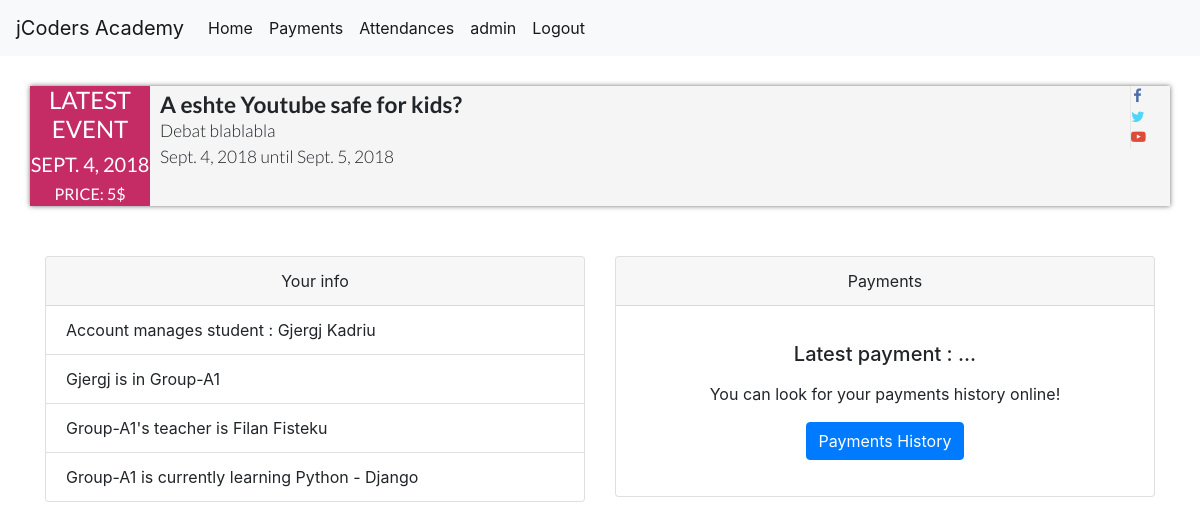
/users/ (signed in), run on the app's committed database.
### Manage/models.py (models this page shows, shortened)
class Event(models.Model):
	name = models.CharField(max_length=30)
	opened = models.DateField()
	closed = models.DateField()
	description = models.TextField(max_length=1000)
	price = models.IntegerField()

class Student(models.Model):
	user = models.OneToOneField(User,on_delete = models.CASCADE)
	name = models.CharField(max_length=30)
	lastname = models.CharField(max_length=30)
	birthday = models.DateField()
	group = models.ForeignKey(Group,on_delete = models.CASCADE)
	email = models.CharField(max_length=50)
	parentsNumber = models.CharField(max_length=30)

class Group(models.Model):
	name = models.CharField(max_length=30)
	opened = models.DateField()
	closed = models.DateField()
	training = models.ForeignKey(Training,on_delete = models.CASCADE)
	def __str__(self):
		return self.name

class Training(models.Model):
	employee = models.ForeignKey(Employee,on_delete = models.CASCADE)
	module = models.ForeignKey(Module,on_delete = models.CASCADE)
	opened = models.DateField()
	closed = models.DateField()
	price = models.IntegerField()

class Employee(models.Model):
	name = models.CharField(max_length=30)
	lastname = models.CharField(max_length=30)
	birthday = models.DateField()
	email = models.CharField(max_length=30)
	phoneNumber = models.CharField(max_length=30)
	wage = models.IntegerField()
	role = models.CharField(max_length=1, choices=(('1', 'Manager'),('2', 'Assistant Manager'),
												('3', 'Trainer'),('4','Assistant Trainer'),
												('5', 'Events organizer'),('6','Cleaner')))
	def __str__(self):
		return ("{} {}".format(self.name,self.lastname))

class Module(models.Model):
	name = models.CharField(max_length=30)
	description = models.TextField(max_length=1000)

### users/views.py (the view)
# urls.py: path("", views.index, name="index"),
@login_required
def index(request):
	latestEvent = Event.objects.all().order_by("-opened")[0]
	hasStudent = findStudent(request)
	context = {"latestEvent":latestEvent,"hasStudent":hasStudent}
	return render(request,"pages/index.html",context)

### users/views.py (called while the page is built)
def findStudent(request):
	try:
		student = request.user.student
		hasStudent = True
	except:
		hasStudent = False
	return hasStudent

### users/templates/pages/index.html (shortened to what this page needs)
{% extends "pages/base.html" %}
{% block content %}
    <div class="container1">
		<div class="row">
			<div class="col">
				<ul class="event-list">
					<li>
						<time datetime="{{latestEvent.opened}}">
							<h4>Latest Event </h4>
							<h5>{{latestEvent.opened}}</h5>
							<h6>Price: {{ latestEvent.price }}$</h6>
						</time>
						<div class="info">
							<h2 class="title">{{latestEvent.name}}</h2>
							<p class="desc">{{ latestEvent.description }}<br>{{ latestEvent.opened }} until {{ latestEvent.closed }}</p>
						</div>
						<div class="social">
							<ul>
								<li class="facebook" style="width:33%;"><a href="#"><span class="fa fa-facebook"></span></a></li>
								<li class="twitter" style="width:34%;"><a href="#"><span class="fa fa-twitter"></span></a></li>
								<li class="google-plus" style="width:33%;"><a href="#"><span class="fa fa-youtube-play"></span></a></li>
							</ul>
						</div>
					</div>
				</div>
			</div>
	{% if hasStudent %}
	<div class="container">
		<div class="row equal">
			<div class="col">
				<div class="card" style="">
				  <div style="text-align: center;" class="card-header">
				    Your info
				  </div>
				  <ul class="list-group list-group-flush">
				    <li class="list-group-item">Account manages student : {{ user.student.name}} {{ user.student.lastname }}</li>
				    <li class="list-group-item">{{ user.student.name }} is in {{ user.student.group }}</li>
				   	<li class="list-group-item">{{user.student.group }}'s teacher is {{user.student.group.training.employee }}</li>
				    <li class="list-group-item">{{ user.student.group }} is currently learning {{ user.student.group.training.module.name }}</li>
				  </ul>
				</div>
			</div>
			<div class="col">
				<div class="card text-center">
				  <div class="card-header">
				    Payments
				  </div>
				  <p>
				  <div class="card-body">
				    <h5 class="card-title">Latest payment : ...</h5>
				    <p>
				    <p class="card-text">You can look for your payments history online!</p>
				    <a href="/users/payments" class="btn btn-primary">Payments History</a>
				  </div>
				</div>
			</div>
		</div>
	</div>
	{% endif %}
{% endblock content %}

### users/templates/pages/base.html (shortened to what this page needs)
<head>
  <link rel="stylesheet" href="https://maxcdn.bootstrapcdn.com/bootstrap/4.1.0/css/bootstrap.min.css">
</head>
<body>
<nav class="navbar navbar-expand-lg navbar-light bg-light">
  <a class="navbar-brand" href="/users/">jCoders Academy</a>
  <div class="collapse navbar-collapse" id="navbarSupportedContent">
    <ul class="navbar-nav mr-auto">
      <li class="nav-item active">
        <a class="nav-link" href="/users/">Home <span class="sr-only">(current)</span></a>
      </li>
      <li class="nav-item active">
        <a class="nav-link" href="/users/payments">Payments <span class="sr-only">(current)</span></a>
      </li>
      <li class="nav-item active">
        <a class="nav-link" href="/users/attendances">Attendances <span class="sr-only">(current)</span></a>
      </li>
       <li class="nav-item active">
        <a class="nav-link" href="/users/account">{{ user }} <span class="sr-only">(current)</span></a>
      </li>
      <li class="nav-item active">
        <a class="nav-link" href="/users/logout">Logout <span class="sr-only">(current)</span></a>
      </li>
    </ul>
  </div>
</nav>
{% block content %}{% endblock content %}
</body>

### users/templates/pages/index.html (style rules this page uses)
.event-list { list-style: none; font-family: 'Lato', sans-serif; margin: 10px; padding: 20px; }
.event-list > li { background-color: rgb(255, 255, 255); box-shadow: 0px 0px 5px rgb(51, 51, 51); box-shadow: 0px 0px 5px rgba(51, 51, 51, 0.7); padding: 0px; margin: 0px 0px 20px; cursor:pointer; }
.event-list > li > time { display: inline-block; width: 100%; color: rgb(255, 255, 255); background-color: rgb(197, 44, 102); padding: 5px; text-align: center; text-transform: uppercase; }
.event-list > li > .info { padding-top: 5px; text-align: center; }
.event-list > li > .info > .title { font-size: 17pt; font-weight: 700; margin: 0px; }
.event-list > li > .info > .desc { font-size: 13pt; font-weight: 300; margin: 0px; }
.event-list > li > .info > ul, .event-list > li > .social > ul { display: table; list-style: none; margin: 10px 0px 0px; padding: 0px; width: 100%; text-align: center; }
.event-list > li > .social > ul { margin: 0px; }
.event-list > li > .info > ul > li, .event-list > li > .social > ul > li { display: table-cell; cursor: pointer; color: rgb(30, 30, 30); font-size: 11pt; font-weight: 300; padding: 3px 0px; }
.event-list > li > .social > ul > li { padding: 0px; }
.event-list > li > .social > ul > li > a { padding: 3px 0px; }
.facebook a, .twitter a, .google-plus a { display: block; width: 100%; color: rgb(75, 110, 168) !important; }
.twitter a { color: rgb(79, 213, 248) !important; }
.google-plus a { color: rgb(221, 75, 57) !important; }
@media (min-width: 768px) { .event-list > li { position: relative; display: block; width: 100%; height: 120px; padding: 0px; } }
@media (min-width: 768px) { .event-list > li > time, .event-list > li > img { display: inline-block; } }
@media (min-width: 768px) { .event-list > li > time, .event-list > li > img { width: 120px; float: left; } }
@media (min-width: 768px) { .event-list > li > .info { background-color: rgb(245, 245, 245); overflow: hidden; } }
@media (min-width: 768px) { .event-list > li > time, .event-list > li > img { width: 120px; height: 120px; padding: 0px; margin: 0px; } }
@media (min-width: 768px) { .event-list > li > .info { position: relative; height: 120px; text-align: left; padding-right: 40px; } }
@media (min-width: 768px) { .event-list > li > .info > .title, .event-list > li > .info > .desc { padding: 0px 10px; } }
@media (min-width: 768px) { .event-list > li > .social { position: absolute; top: 0px; right: 0px; display: block; width: 40px; } }
@media (min-width: 768px) { .event-list > li > .social > ul { border-left: 1px solid rgb(230, 230, 230); } }
@media (min-width: 768px) { .event-list > li > .social > ul > li { display: block; padding: 0px; } }
@media (min-width: 768px) { .equal { display: flex; display: -webkit-flex; flex-wrap: wrap; } }

### data on the page
Event: opened "SEPT. 4, 2018", price "5", name "A eshte Youtube safe for kids?", description "Debat blablabla", opened "Sept. 4, 2018", closed "Sept. 5, 2018"

### other printed values
{{ user }} "admin"
{{ user.student.name }} "Gjergj"
{{ user.student.lastname }} "Kadriu"
{{ user.student.group }} "Group-A1"
{{ user.student.group.training.employee }} "Filan Fisteku"
{{ user.student.group.training.module.name }} "Python - Django"
